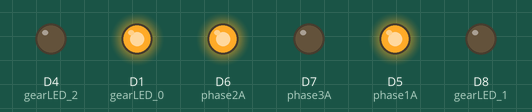
Bench run of a program on a simulated ESP8266 (NodeMCU). Shown: output pins drawn as LEDs (lit = HIGH). What the program prints to the serial monitor is not drawn.

Above: at 0.38 s.
At 4.21 s:
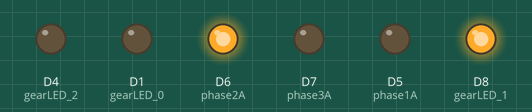
At 8.92 s:
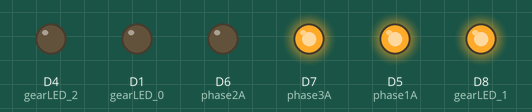
At 14.63 s:
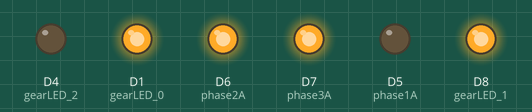
At 20.0 s:
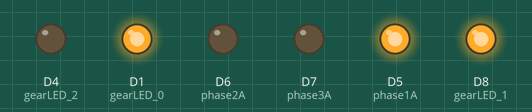
At 37.79 s:
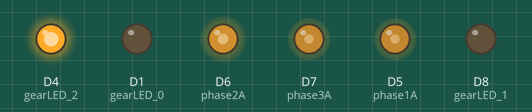
Timing chart, 0 to 40.0 s (numbered marks = the images above):
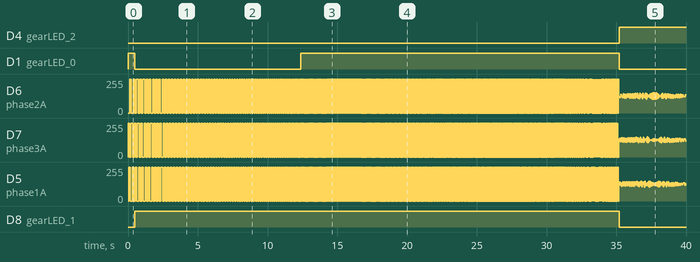

Measured:
- by itself, D4 (gearLED_2): LOW → HIGH at 35.2 s
- by itself, D1 (gearLED_0): HIGH → LOW at 0.48 s, → HIGH 11.9 s later, → LOW 22.9 s later
- by itself, D8 (gearLED_1): LOW → HIGH at 0.48 s, → LOW 34.7 s later
- by itself, D6 (phase2A): 0/255 → 255/255 at 0.13 s, → 0/255 0.12 s later, → 255/255 0.12 s later, → 0/255 0.12 s later, … (904 changes in this stretch)
- by itself, D5 (phase1A): 0/255 → 255/255 at 0.05 s, → 0/255 0.12 s later, → 255/255 0.12 s later, → 0/255 0.12 s later, … (908 changes in this stretch)

The program:

main.cpp
```cpp
/* 3-phase motor driver
   Joe Brendler 20 Nov 2022
   Initially based on tuturial by Bart Venneker youtube.com/watch?v=CMz2DYpos8w
   Modifications -
   - added ESP32 option - different pins
   - moved steplength adjustment to function (simplifing loop)
   - started slower, lengthened transitions from gear 1-2 and 3-4

   Basic idea - start with long 3-phase pulse signal, and gradually accelerate by reducing the pulse-lenth (stepLength)
   ToDo -
     + shift to direct register manipulation of consecutive gpios
     + shift to hardware timer interrupts instead of delays in loop function
       -- timer0 = stage duration (stepLentgh)
       -- isr() = stage++; STEP=true; (flag to switchstep(stage) and set STEP=false)
     + shift to
     add PID control


    Note - currently 8266 only, using gpio.config() rather than esp32's gpio_config_t
   */
#include <Arduino.h>

#define phase1A D5
#define phase2A D6
#define phase3A D7
#define phase1B 0  // just physically tie these low for now
#define phase2B 0
#define phase3B 0

#define gearLED_0 D1 // gpio 5; pin 14
#define gearLED_1 D8 // gpio 0; pin 7
#define gearLED_2 D4 // gpio 2; pin 11

#define photoInterruptPin D2 // photoTrigger; gpio 4; pin 13

// define baseline starting and minimum driver signal pulse length
uint32_t stepLength = 40000;  // us (Bart: 40000) (this is the duration of delay in each stage of the 3-phase signal)
uint16_t minStepLength = 900; // us (Bart: 1400)
// driving 2 x disk platters, I couldn't go that fast until I switched to quatriture SRM (six stages, overlapping)
// then I got as fast as 900 somewhat stable in "5th gear" , but (POV patterns are "wobbly" -- switching back to 1400)

// define how much each cycle will reduce the driver signal pulse duration
const int firstGearSteps = 50;   // us (Bart: 5)
const int secondGearSteps = 300; // us (Bart: 300)
const int thirdGearSteps = 50;   // us (Bart: 50)
const int fourthGearSteps = 2;   // us (Bart: 2)
const int fifthGearSteps = 1;    // us (Bart: 2)

// define the threshold for when to shift gears (to steps above)
const int gear_12_threshold = 39950; // us
const int gear_23_threshold = 20000; // us
const int gear_34_threshold = 3000;  // us
const int gear_45_threshold = 1100;  // us
const int gear_56_threshold = 1000;  // us

const int delay_threshold = 16380; // us (above this use delay(ms), below use delayMicroseconds(us))

const int LED = LED_BUILTIN;

int steps = firstGearSteps;

bool secondgear = false;
bool thirdgear = false;
bool fourthgear = false;
bool fifthgear = false;
bool sixthgear = false;

uint64_t periodMicros = 21500; // HDD empirically measured

//--------- function declarations ------------
void myDelay(unsigned long stepMicroseconds);
void switchStep(int stage);
void adjustStepLength();

//---------- setup() -------------------------
void setup()
{
  Serial.begin(115200);
  Serial.println("Starting setup");

  // Configure 3 x phase driver outputs
  // - easier with pinMode() and digitalWrite()
  //   because we only write one phase at a time in switchStep()
  Serial.print("Configure 3 x phase driver outputs... ");
  pinMode(phase1A, OUTPUT);
  pinMode(phase2A, OUTPUT);
  pinMode(phase3A, OUTPUT);
  Serial.print("==> Done\nSetting all phase drivers HIGH... ");
  // *** Caution: never write a phase A and B HIGH at the same time
  // (For now, always write something low then maybe the other its complement)
  digitalWrite(phase1A, LOW);
  digitalWrite(phase2A, LOW);
  digitalWrite(phase3A, LOW);  // B side of each phase is tied low for now
  // this should push the rotor to an equilibrium position between stator windings
  // (i.e. a known starting position)  digitalWrite(phase1A, HIGH);
  digitalWrite(phase1A, HIGH);
  digitalWrite(phase2A, HIGH);
  digitalWrite(phase3A, HIGH);
  Serial.println("==> Done");

  // Configure 3 x gearLED pins -
  Serial.print("Configure 3 x gearLED outputs... ");
  pinMode(gearLED_0, OUTPUT);
  pinMode(gearLED_1, OUTPUT);
  pinMode(gearLED_2, OUTPUT);
  // ToDo - convert to gpio.config() and write all 3 at once? /// 8266 doesn't support this

  digitalWrite(gearLED_0, HIGH);
  digitalWrite(gearLED_1, LOW);
  digitalWrite(gearLED_2, LOW);
  Serial.println("Done setup");
  Serial.println("Starting in first gear, stage 0");
  // GPIO.out_w1tc = (1 << phase1A) | (1 << phase2A); // LLH   /// 8266 doesn't support this
  digitalWrite(phase1A, LOW);
  digitalWrite(phase2A, LOW);
}

//--------------- loop() --------------------------
void loop()
{
  // these procedures take too long each to put an interrupt flag handler here
  // so put one in each switchStep(), adjustStepLength(), and controlStepLength()
  for (int i = 0; i <= 5; i++)
  {
    switchStep(i);
  }

  adjustStepLength();
}

//--------------- switchStep() --------------------------
void switchStep(int stage)
{
  switch (stage)
  {
  case 0:
    // LLH
    digitalWrite(phase2A, LOW);
    myDelay(stepLength);
    break;
  case 1:
    // HLH
    digitalWrite(phase1A, HIGH);
    myDelay(stepLength);
    break;
  case 2:
    // HLL
    digitalWrite(phase3A, LOW);
    myDelay(stepLength);
    break;
  case 3:
    // HHL
    digitalWrite(phase2A, HIGH);
    myDelay(stepLength);
    break;
  case 4:
    // LHL
    digitalWrite(phase1A, LOW);
    myDelay(stepLength);
    break;
  default:
    // LHH
    digitalWrite(phase3A, HIGH);
    myDelay(stepLength);
    break;
  }
}

//--------------- myDelay() --------------------------
void myDelay(unsigned long stepMicroseconds)
{
  if (stepMicroseconds > delay_threshold)
  {
    delay(stepMicroseconds / 1000);
  }
  else
  {
    delayMicroseconds(stepMicroseconds);
  }
}

//--------------- adjustStepLength() --------------------------
void adjustStepLength()
{
  // adjust stepLength by stepSize
  if (stepLength > minStepLength)
  {
    stepLength = stepLength - steps; // steps is set by what gear you're in
  }
  else
  { // set minimum pulse length
    stepLength = minStepLength;
  }

  // if we've reached a gear threshold, shift gears and set new "steps"
  if (stepLength < gear_12_threshold)
  {
    if (!secondgear)
    {
      secondgear = true;
      digitalWrite(gearLED_0, LOW);
      digitalWrite(gearLED_1, HIGH);
      digitalWrite(gearLED_2, LOW);
      steps = secondGearSteps;
    }
  }

  if (stepLength < gear_23_threshold)
  {
    if (!thirdgear)
    {
      thirdgear = true;
      digitalWrite(gearLED_0, HIGH);
      digitalWrite(gearLED_1, HIGH);
      digitalWrite(gearLED_2, LOW);
      steps = thirdGearSteps;
    }
  }

  if (stepLength < gear_34_threshold)
  {
    if (!fourthgear)
    {
      fourthgear = true;
      digitalWrite(gearLED_0, LOW);
      digitalWrite(gearLED_1, LOW);
      digitalWrite(gearLED_2, HIGH);
      steps = fourthGearSteps;
    }
  }
  if (stepLength < gear_45_threshold)
  {
    if (!fifthgear)
    {
      fifthgear = true;
      digitalWrite(gearLED_0, HIGH);
      digitalWrite(gearLED_1, LOW);
      digitalWrite(gearLED_2, HIGH);
      steps = fifthGearSteps;
    }
  }
  if (stepLength < gear_56_threshold)
  {
    if (!sixthgear)
    {
      sixthgear = true;
      digitalWrite(gearLED_0, LOW);
      digitalWrite(gearLED_1, HIGH);
      digitalWrite(gearLED_2, HIGH);
      steps = fifthGearSteps;
    }
  }
}
```
